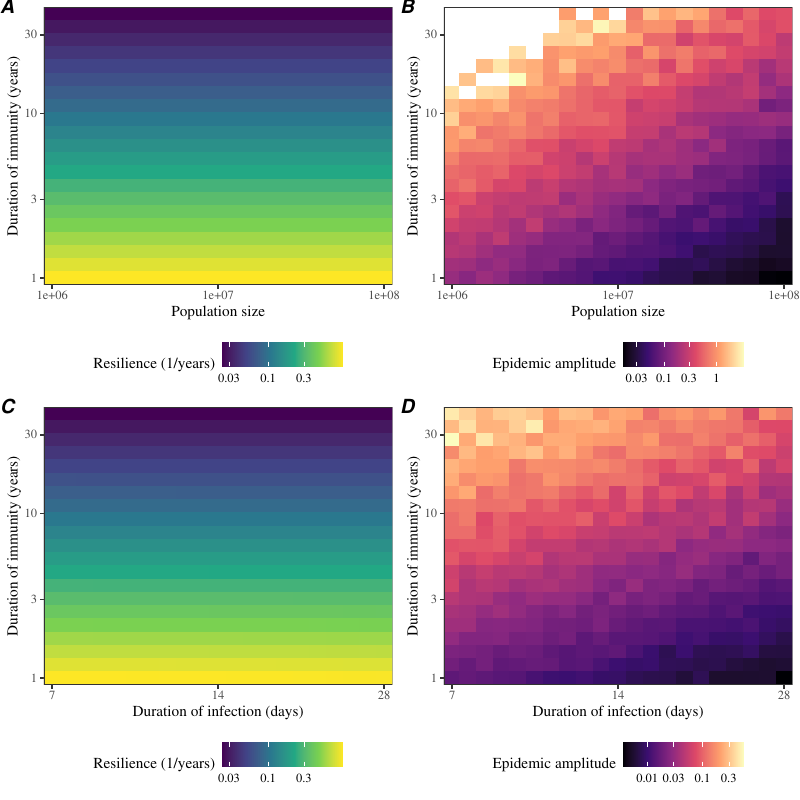

Write R code to recreate this figure.
library(dplyr)
library(ggplot2); theme_set(theme_bw(base_family="Times"))
library(egg)
source("../R/simulate_stochastic.R")

load("../analysis_factorial/analysis_factorial_noise_pop.rda")
load("../analysis_factorial/analysis_factorial_noise_gamma.rda")

g1 <- ggplot(analysis_factorial_noise_pop) +
  geom_raster(aes(N, 1/delta/365, fill=log10(resilience*365))) +
  scale_x_log10("Population size", expand=c(0, 0)) +
  scale_y_log10("Duration of immunity (years)", expand=c(0, 0)) +
  scale_fill_viridis_c("Resilience (1/years)",
                       breaks=log10(c(0.03, 0.1, 0.3)),
                       labels=c(0.03, 0.1, 0.3)) +
  theme(
    legend.position = "bottom"
  )

g2 <- ggplot(analysis_factorial_noise_pop %>% filter(!extinction)) +
  geom_raster(aes(N, 1/delta/365, fill=log10(amplitude))) +
  scale_x_log10("Population size", expand=c(0, 0)) +
  scale_y_log10("Duration of immunity (years)", expand=c(0, 0)) +
  scale_fill_viridis_c("Epidemic amplitude", option="A",
                       breaks=log10(c(0.01, 0.03, 0.1, 0.3, 1)),
                       labels=c(0.01, 0.03, 0.1, 0.3, 1)) +
  theme(
    legend.position = "bottom",
    panel.grid = element_blank()
  )

g3 <- ggplot(analysis_factorial_noise_gamma) +
  geom_raster(aes(1/gamma, 1/delta/365, fill=log10(resilience*365))) +
  scale_x_log10("Duration of infection (days)", expand=c(0, 0),
                breaks=c(7, 14, 28)) +
  scale_y_log10("Duration of immunity (years)", expand=c(0, 0)) +
  scale_fill_viridis_c("Resilience (1/years)",
                       breaks=log10(c(0.03, 0.1, 0.3)),
                       labels=c(0.03, 0.1, 0.3)) +
  theme(
    legend.position = "bottom"
  )

g4 <- ggplot(analysis_factorial_noise_gamma) +
  geom_raster(aes(1/gamma, 1/delta/365, fill=log10(amplitude))) +
  scale_x_log10("Duration of infection (days)", expand=c(0, 0),
                breaks=c(7, 14, 28)) +
  scale_y_log10("Duration of immunity (years)", expand=c(0, 0)) +
  scale_fill_viridis_c("Epidemic amplitude", option="A",
                       breaks=log10(c(0.01, 0.03, 0.1, 0.3, 1)),
                       labels=c(0.01, 0.03, 0.1, 0.3, 1)) +
  theme(
    legend.position = "bottom",
    panel.grid = element_blank()
  )

gcomb <- ggarrange(g1, g2, g3, g4, nrow=2,
                   labels=c("A", "B", "C", "D"))

ggsave("figure_persistence_noise_popgamma.pdf", gcomb, width=8, height=8)
